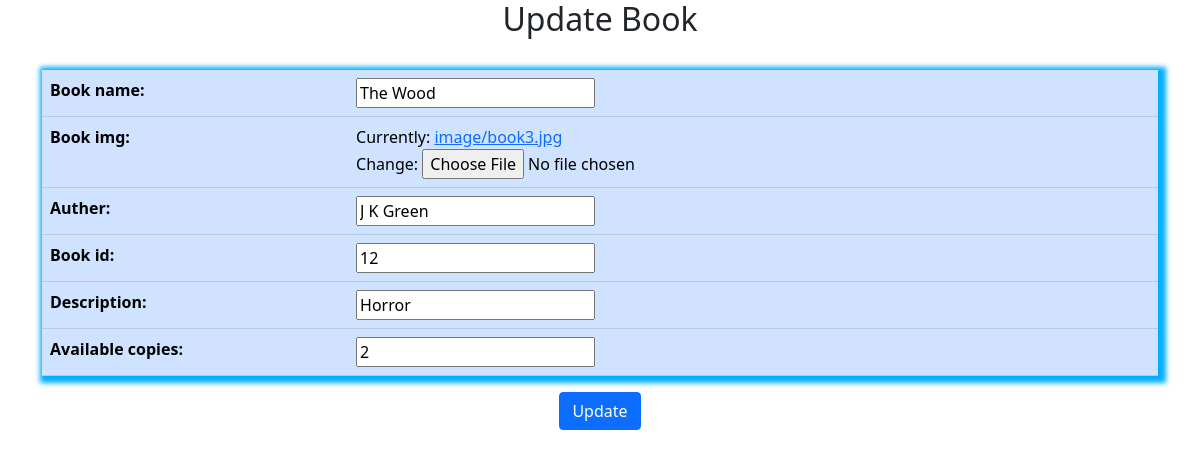
Page /libraryapp/bookupdate/3 on the committed database.
### libraryapp/models.py (models this page shows, shortened)
class LibraryBookDetail(models.Model):
    book_name=models.CharField(max_length=20)
    book_img=models.ImageField(upload_to='image/')
    auther=models.CharField(max_length=20)
    book_id=models.CharField(max_length=10)
    description=models.CharField(max_length=100)
    available_copies=models.IntegerField()

### libraryapp/views.py (the view)
# urls.py: path('bookupdate/<pk>',BookUpdate.as_view(),name='bookupdate'),
class BookUpdate(generic.UpdateView):
    model = LibraryBookDetail
    template_name = 'bookupdate.html'
    fields = ['book_name','book_img','auther','book_id','description','available_copies']
    success_url = reverse_lazy('booksview')

### libraryapp/templates/bookupdate.html (shortened to what this page needs)
<!DOCTYPE html>
<html lang="en">
<head>
    <link href="https://cdn.jsdelivr.net/npm/bootstrap@5.0.2/dist/css/bootstrap.min.css" rel="stylesheet">
</head>
<body>
<div class="container">
    <center>
        <h2>Update Book</h2>
    </center>
    <br>
    <form method="post" enctype="multipart/form-data">{% csrf_token %}
        <table class="table  table-primary" id="tab">
            {{form.as_table}}
        </table>
        <center><input type="submit" class="btn btn-primary" value="Update"></center>
    </form>
</div>
</body>
</html>

### libraryapp/templates/bookupdate.html (style rules this page uses)
#tab { box-shadow: 3px 2px 5px 5px rgb(0, 174, 255); }

### rows in the picture
LibraryBookDetail: book_name "The Wood", auther "J K Green", book_id "12", description "Horror", available_copies "2"
